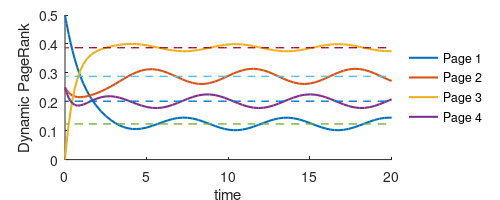

The MATLAB script that drew this image:
%% Show an example of dynamic PageRank with fluctuating interest
% This is the example from the paper

A = [ 0     0     1     0
      0     0     1     0
      0     1     0     1
      1     1     0     0];

P = (diag(1./sum(A,2))*A)';
n = size(P,1);
alpha = 0.85;
V = eye(n);

phase = (2*pi/n*(0:n-1))';

f = @(t,y) (1-alpha)*1/n*V*(cos(t+phase)+1) - y + alpha*P*y;

x0 = f(0,zeros(n,1))/(1-alpha);

[times,X] = ode23s(f, [0,20], x0);
plot(times,X,'LineWidth',1.5)

xbar = (eye(n)-alpha*P)\((1-alpha)*mean(V,2));
hold on;
plot(times,repmat(xbar,1,length(times)),'--','LineWidth',1);

xlabel('time');
ylabel('Dynamic PageRank');
legend('Page 1', 'Page 2', 'Page 3', 'Page 4','Location','EastOutside');
legend boxoff;
box off;

hold off;

pp = get(gcf,'PaperPosition');
pp([3,4]) = [5,2];
set(gcf,'PaperPosition', pp);
print('web/cos_ff.eps','-depsc2');


%%
% Our solution is:
ind = 1;
z = ((1+1i)*eye(n)-alpha*P)\((1-alpha)*1/n*V*exp(1i*phase));
% then x(t) = real(z(t)*exp(i*t))
T = repmat(times,1,size(P,1));
Z = real(exp(1i*T)*diag(z))+repmat(xbar',length(times),1);
plot(times,X(:,ind),'.-',times,Z(:,ind),'+-');

%%
abs(z)